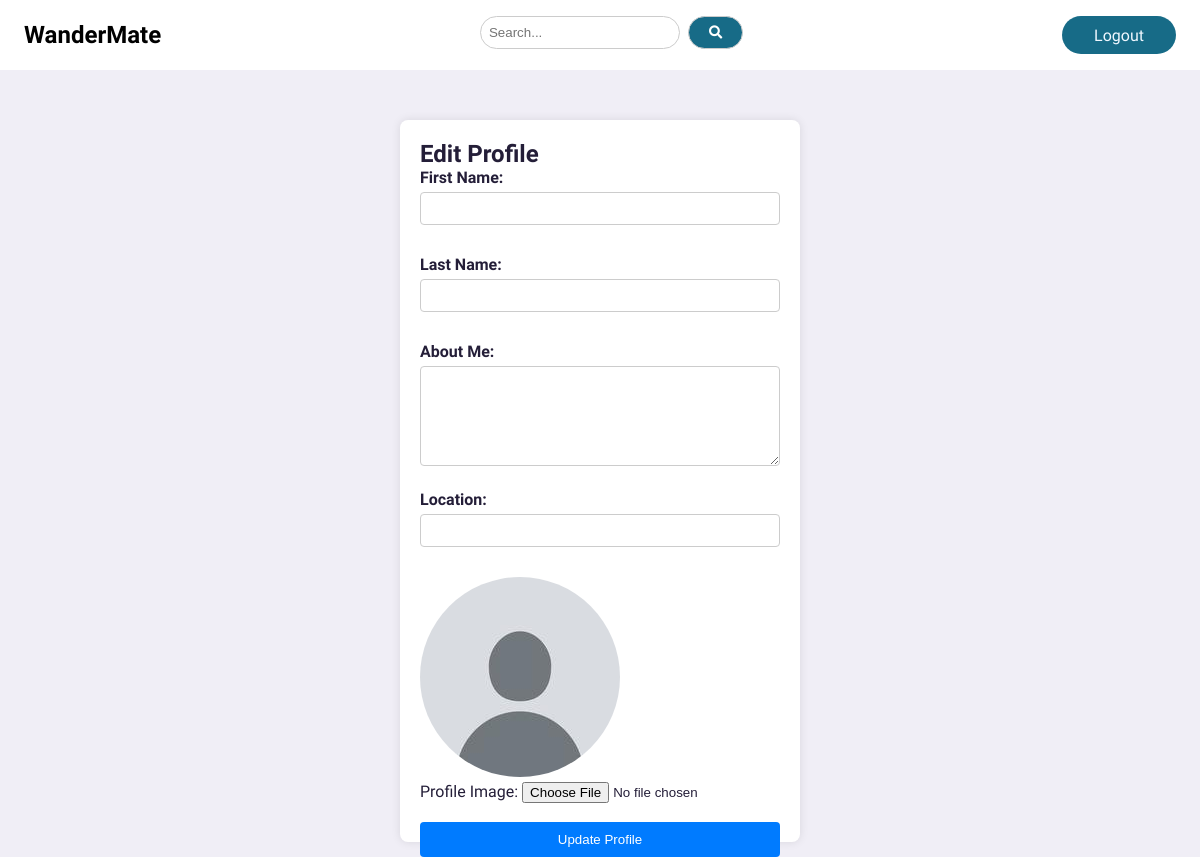
/settings/ (signed in), run on an earlier commit of the app's database.
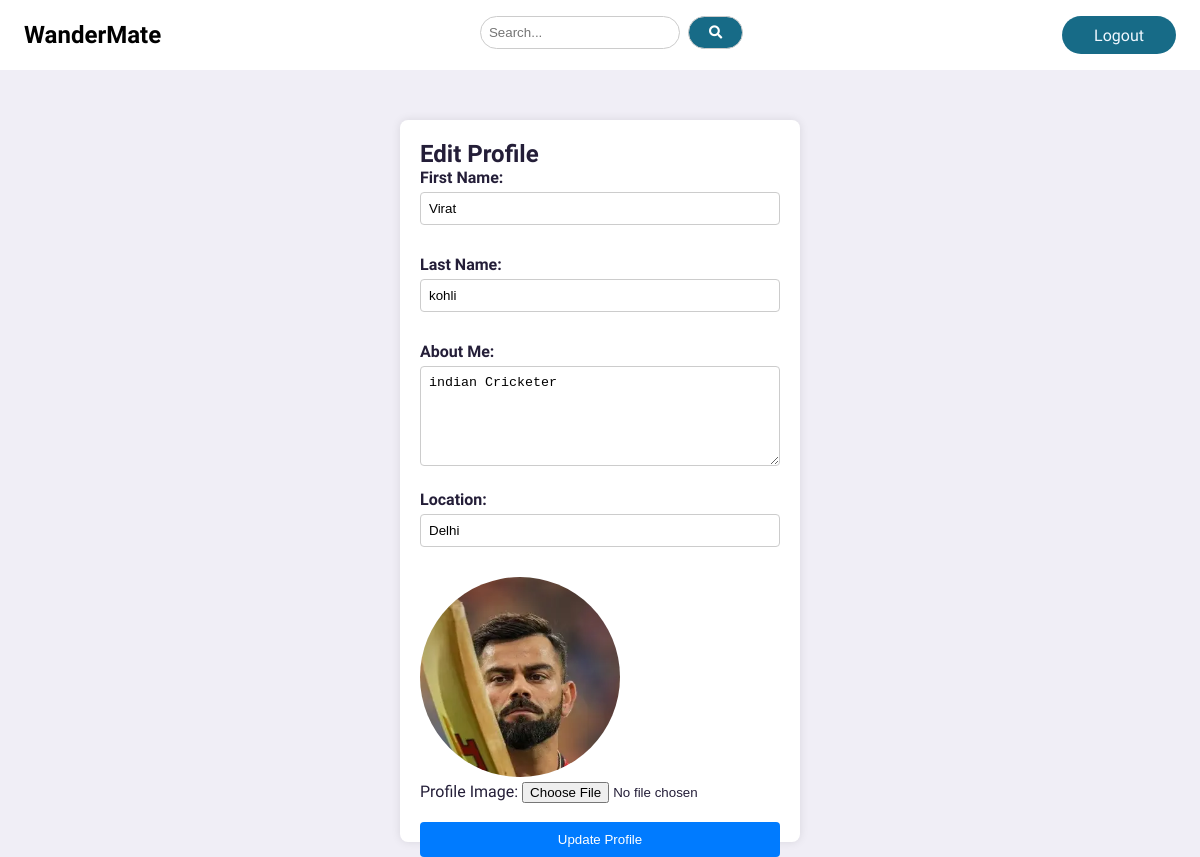
And on a later commit of the database.
### core/models.py (models this page shows, shortened)
class Profile(models.Model):
    user = models.ForeignKey(User, on_delete = models.CASCADE)
    fname = models.TextField(max_length = 30, blank = True)
    lname = models.TextField(max_length = 30, blank = True)
    id_user = models.IntegerField()
    bio = models.TextField(blank = True)
    profile_img = models.ImageField(upload_to = 'profile_images', default='defaultProfileImg.jpeg')
    location = models.CharField(max_length = 100, blank= True)
    otp_validated = models.BooleanField(default = False)
    is_preference_given = models.BooleanField(default=False)

### core/views.py (the view, shortened to what this page needs)
# urls.py: path('settings/',views.settings, name = "settings"),
@login_required(login_url='core:signinSignup')
def settings(request):
    user_profile = Profile.objects.get(user = request.user)
    return render(request,'settings.html',{'user_profile':user_profile})

### templates/settings.html (shortened to what this page needs)
{% extends "base.html" %}
{% load static %}
{% block content %}
<div class="settings-container">
    <h2>Edit Profile</h2>
    <form method="post" enctype="multipart/form-data" >
        <div class="settings-form-group">
            <label class = "setting-label" for="first_name">First Name:</label>
            <input type="text" value="{{user_profile.fname}}" id="first_name" name="first_name" required>
        </div>
        <div class="settings-form-group">
            <label class = "setting-label" for="last_name">Last Name:</label>
            <input type="text" value="{{user_profile.lname}}" id="last_name" name="last_name" >
        </div>
        <div class="settings-form-group">
            <label class = "setting-label" for="bio">About Me:</label>
            <textarea class="settings-text-area" id="bio" name="bio" required>{{user_profile.bio}}</textarea>
        </div>
        <div class="settings-form-group">
            <label class = "setting-label" for="location">Location:</label>
            <input type="text" id="location" value="{{user_profile.location}}" name="location" required>
        </div>
        <div class="form-group">
            {% if user_profile.profile_img %}
            <img src = "{{user_profile.profile_img.url}}" style="width:200px ; height: 200px; border-radius: 150px;" alt="">
            {% else %}
            <img src = "{% static 'image/defaultProfileImg.jpeg' %}" style="width:200px ; height: 200px; border-radius: 150px;" alt="">
            {% endif %}
            <label for="profile_image">Profile Image:</label>
            <input type="file" id="profile_image" value="{{user_profile.profile_img}}" name="profile_image" accept="image/*">
        </div>
        <br>
        <button type="submit" class="settings-btn">Update Profile</button>
    </form>
</div>
{% endblock %}

What changed in the data, as far as the page shows it:
changed Profile: first_name (not shown) → "Virat"; last_name (not shown) → "kohli"; bio (not shown) → "indian Cricketer"; location (not shown) → "Delhi"; profile_img: picture added in place of a placeholder
